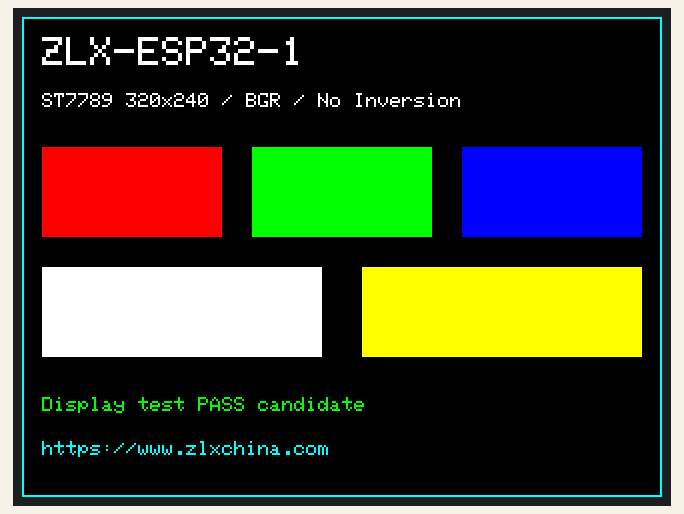
The program below on a simulated ESP32. Parts: 320×240 colour display.

Above: at 0.3 s.

The program:

main.cpp
```cpp
#include <Arduino.h>
#include <TFT_eSPI.h>
#include "pins.h"
#include "config.h"
TFT_eSPI tft;
static void backlight(bool on){digitalWrite(PIN_LCD_BL,on==LCD_BL_ACTIVE_HIGH?HIGH:LOW);}
void setup(){
  pinMode(PIN_LCD_BL,OUTPUT); backlight(false);
  tft.init(); tft.setRotation(LCD_ROTATION); tft.invertDisplay(LCD_INVERT); backlight(true);
  tft.fillScreen(TFT_BLACK); tft.drawRect(0,0,tft.width(),tft.height(),TFT_CYAN);
  tft.setTextColor(TFT_WHITE,TFT_BLACK); tft.setTextSize(2); tft.drawString("ZLX-ESP32-1",10,10);
  tft.setTextSize(1); tft.drawString("ST7789 320x240 / BGR / No Inversion",10,38);
  tft.fillRect(10,65,90,45,TFT_RED); tft.fillRect(115,65,90,45,TFT_GREEN); tft.fillRect(220,65,90,45,TFT_BLUE);
  tft.fillRect(10,125,140,45,TFT_WHITE); tft.fillRect(170,125,140,45,TFT_YELLOW);
  tft.setTextColor(TFT_GREEN,TFT_BLACK); tft.drawString("Display test PASS candidate",10,190);
  tft.setTextColor(TFT_CYAN,TFT_BLACK); tft.drawString("https://www.zlxchina.com",10,212);
}
void loop(){delay(1000);}
```

config.h
```cpp
#pragma once
#include <Arduino.h>

// 2.8 英寸 ST7789 物理分辨率为 240x320，程序旋转为横屏 320x240。
static constexpr uint8_t LCD_ROTATION = 1;
static constexpr int LCD_WIDTH = 320;
static constexpr int LCD_HEIGHT = 240;
static constexpr uint32_t LCD_SPI_HZ = 40000000;
// TF卡与LCD 独立 SPI（LCD VSPI / SD HSPI）。工厂测试固定使用4MHz 保证兼容性。
static constexpr uint32_t SD_SPI_HZ = 4000000;  // 4MHz，与 HaleHound/Marauder 可工作固件一致
static constexpr uint32_t SD_OPERATION_TIMEOUT_MS = 3000;
static constexpr size_t SD_MAX_TEST_BYTES = 512;
static constexpr bool LCD_INVERT = false;   // 不开启反色

// XPT2046 独立软件 SPI。
static constexpr uint32_t TOUCH_SPI_HZ = 2000000;
static constexpr uint16_t TOUCH_MIN_PRESSURE = 70;
static constexpr uint32_t TOUCH_RELEASE_DEBOUNCE_MS = 45;

// 固定触摸映射：不显示校准页面、不保存校准数据，开机直接使用。
// 这是常见 2.8 寸横屏方向的默认值。如触摸方向与实物不同，只改这里。
static constexpr bool TOUCH_SWAP_XY = true;
static constexpr bool TOUCH_INVERT_X = false;
static constexpr bool TOUCH_INVERT_Y = false;  // 修正实物触摸上下反向
static constexpr int32_t TOUCH_RAW_X_MIN = 220;
static constexpr int32_t TOUCH_RAW_X_MAX = 3880;
static constexpr int32_t TOUCH_RAW_Y_MIN = 220;
static constexpr int32_t TOUCH_RAW_Y_MAX = 3880;

static constexpr uint32_t FACTORY_RESET_HOLD_MS = 5000;
static constexpr uint32_t AUDIO_PWM_CARRIER_HZ = 62500;
static constexpr uint8_t AUDIO_PWM_BITS = 8;
static constexpr uint32_t GPS_DEFAULT_BAUD = 9600;
// GPS parsing runs continuously. During acquisition use a quieter 3s UI refresh
// cadence, then 1s after FIX. FIX detection itself is immediate and independent
// of the display timer; per-line caching sends only changed text to the TFT.
static constexpr uint32_t GPS_UI_SEARCH_REFRESH_MS = 3000;
static constexpr uint32_t GPS_UI_FIXED_REFRESH_MS = 1000;

// GPIO34 / BAT_ADC 电池电压检测。
// BAT+ → R16 100kΩ → GPIO34 → R17 100kΩ → GND，C21/C22 100nF 滤波。
static constexpr float BAT_ADC_R_TOP_OHM = 100000.0f;
static constexpr float BAT_ADC_R_BOTTOM_OHM = 100000.0f;
static constexpr float BAT_ADC_DIVIDER_RATIO = (BAT_ADC_R_TOP_OHM + BAT_ADC_R_BOTTOM_OHM) / BAT_ADC_R_BOTTOM_OHM; // 2.0
// 用万用表测得真实电池电压后，可设置为：真实电压 ÷ 屏幕显示电压。
static constexpr float BAT_ADC_CALIBRATION = 1.000f;
static constexpr uint16_t BAT_ADC_SAMPLE_COUNT = 32;
static constexpr uint16_t BAT_ADC_SAMPLE_DELAY_US = 250;
static constexpr uint32_t BATTERY_UI_REFRESH_MS = 1000;
static constexpr uint32_t BATTERY_SERIAL_INTERVAL_MS = 2000;
static constexpr float BATTERY_PRESENT_VOLTAGE = 2.50f;
```

pins.h
```cpp
#pragma once
#include <Arduino.h>

// ZLX-ESP32-1 (32E/UE) GPIO 定义 — 基于 ESP32-2432S0248R-PLUS / ESP32-WROOM-32E
// 参考产品手册与 ESP32E_GPIO映射表

// LCD / ST7789 (HSPI，USE_HSPI_PORT)
static constexpr int PIN_LCD_SCK      = 14;
static constexpr int PIN_LCD_MISO     = 12;
static constexpr int PIN_LCD_MOSI     = 13;
static constexpr int PIN_LCD_CS       = 15;
static constexpr int PIN_LCD_DC       = 2;
static constexpr int PIN_LCD_BL       = 21;
// RST 接 EN，不占用 GPIO
static constexpr int PIN_LCD_RST      = -1;

// 触摸 / XPT2046 独立软件 SPI
static constexpr int PIN_RTP_SCK      = 25;
static constexpr int PIN_RTP_DIN      = 32;  // MOSI
static constexpr int PIN_RTP_DOUT     = 39;  // MISO (输入专用)
static constexpr int PIN_RTP_CS       = 33;
static constexpr int PIN_RTP_IRQ      = 36;  // 输入专用

// SD 卡 (VSPI / 全局 SPI，与 LCD 的 HSPI 分离)
static constexpr int PIN_SD_SCK       = 18;
static constexpr int PIN_SD_MISO      = 19;
static constexpr int PIN_SD_MOSI      = 23;
static constexpr int PIN_SD_CS        = 5;

// 板载 RGB 三色灯（低电平点亮）
// 实测：按红色按钮亮的是绿色，按绿色按钮亮的是红色 → R/G 对调
static constexpr int PIN_RGB_R        = 22;
static constexpr int PIN_RGB_G        = 17;
static constexpr int PIN_RGB_B        = 16;

// 电池电压 ADC（输入专用脚）
static constexpr int PIN_BAT_ADC      = 34;

// 音频
static constexpr int PIN_AUDIO_PWM    = 26;  // AUDIO_IN 复用为 PWM 输出
static constexpr int PIN_AMP_EN       = 4;   // AUDIO_EN

// GPS UART — 本板实测（HaleHound 固件确认）：GPS TX 接 GPIO1，9600
// 供电：GPS 模块 5V
//   GPS VCC  →  5V
//   GPS GND  →  GND
//   GPS TX   →  ESP32 GPIO1（MCU 接收）
//   GPS RX   →  不接
// GPIO1 默认是 UART0 TX（CH340），进 GPS 页必须 Serial.end() 才能改成 UART2 RX
// 禁止把 GPIO1 设成 OUTPUT；否则会顶掉 GPS TX 信号
static constexpr int PIN_GPS_RX       = 1;   // MCU RX ← GPS TX（实测）
static constexpr int PIN_GPS_TX       = -1;  // 不发送

// BOOT 按键（若板载无实体按键可忽略；保留兼容）
static constexpr int PIN_BOOT_AUTO    = 0;

// 电平有效性
static constexpr bool BOOT_ACTIVE_LOW      = true;
static constexpr bool AMP_EN_ACTIVE_HIGH   = true;
static constexpr bool RGB_ACTIVE_LOW       = true;   // 三通道均为低电平点亮
static constexpr bool LCD_BL_ACTIVE_HIGH   = true;

// 兼容旧宏（原绿灯改为 RGB）
static constexpr int PIN_GREEN_LED         = PIN_RGB_G;  // 兼容引用
static constexpr bool GREEN_LED_ACTIVE_LOW = true;
```
